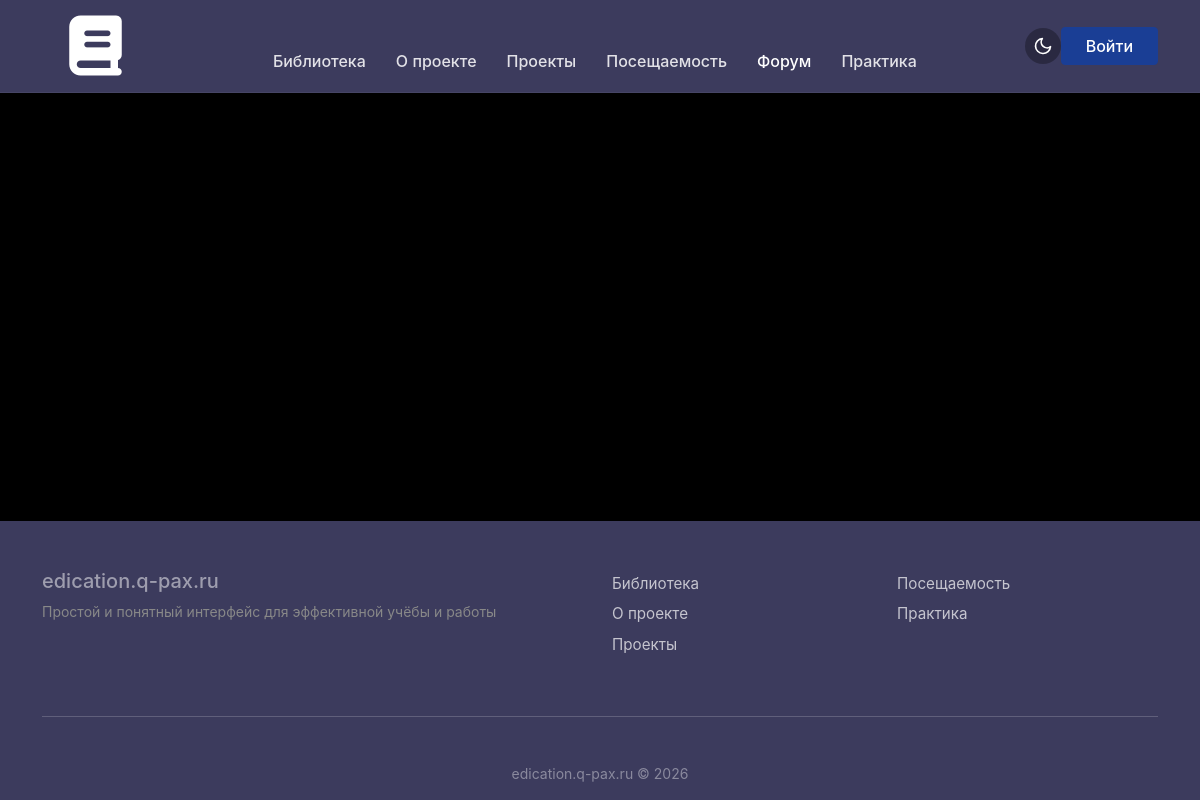
/docs, run on an earlier commit of the app's database.
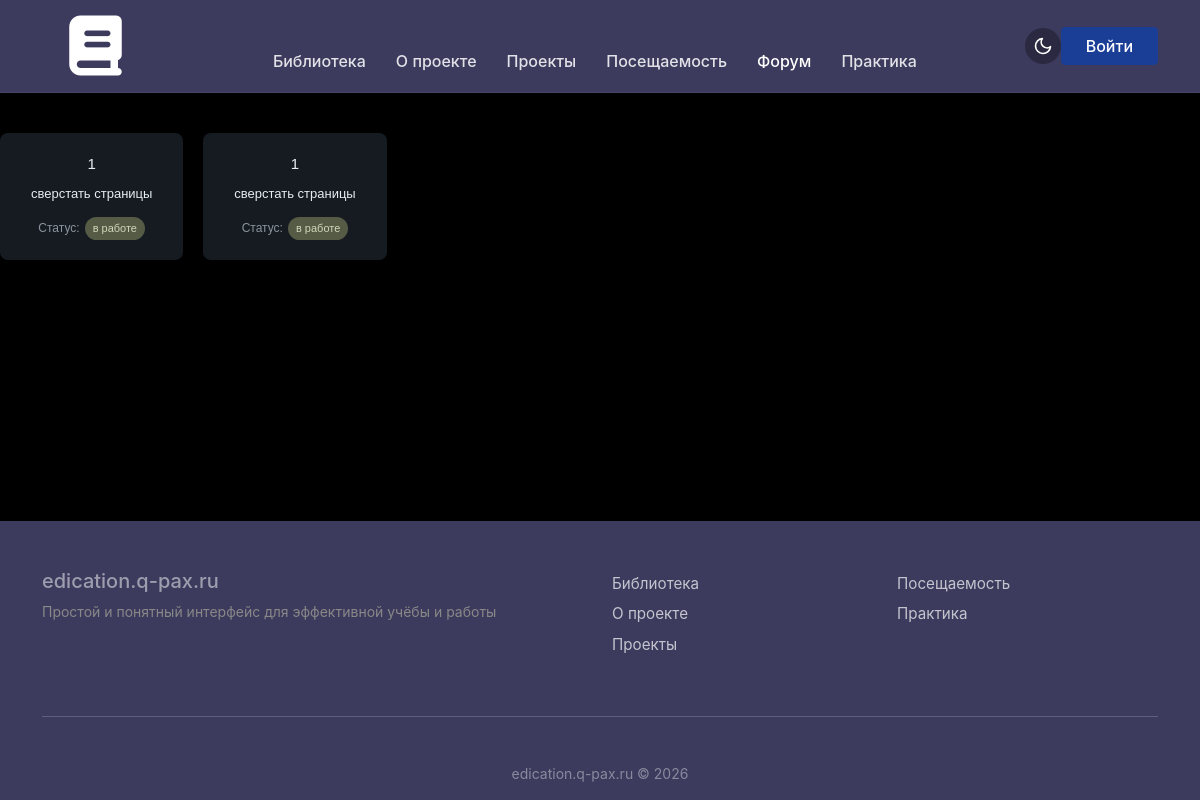
And on a later commit of the database.
### tables this page shows
CREATE TABLE `doc` (
  `id` int NOT NULL,
  `number` int NOT NULL,
  `name` varchar(50) NOT NULL,
  `status` varchar(50) NOT NULL,
  `description` varchar(150) NOT NULL,
  `tags` varchar(200) NOT NULL
);

### core/Controller.php (called while the page is built, shortened)
<?php
class Controller
{
    protected function render($view, $data = [])
    {
        $data['auth_user'] = $_SESSION['user'] ?? null;
        extract($data);
        require_once __DIR__ . '/../views/' . $view . '.php';
        $content = ob_get_clean();
        require_once __DIR__ . '/../views/layouts/main.php';
    }
}

### controllers/DocController.php (called while the page is built, shortened)
<?php
require_once __DIR__ . '/../core/Controller.php';
class DocController extends Controller {
    public function index() {
        require __DIR__ . '/../config/PDO.php';
        $stmt = $connect->query("SELECT * FROM doc");
        $docs = $stmt->fetchAll(PDO::FETCH_ASSOC);
        $this->render('doc', [
            'title' => 'Список документации',
            'docs'  => $docs
        ]);
    }
}

### index.php (called while the page is built, shortened)
<?php
require_once 'Router.php';
$listRoute = require_once __DIR__ . '/config/route.php';
$router = new Router();
$router->add($listRoute);
$router->dispatch();

### views/doc.php (the view)
<div class="container-doc">
    <?php foreach ($docs as $doc) { ?>
        <a href="/docs/detail/<?= $doc['id'] ?>" class="card-doc">
            <span><?= htmlspecialchars($doc['number']) ?></span>
            <p><?= htmlspecialchars($doc['name']) ?></p>
            <p>Статус: </p><span class="status-doc"><?= htmlspecialchars($doc['status']) ?></span>
        </a>
    <?php } ?>
</div>

### Router.php (shortened to what this page needs)
<?php
class Router
{
    private $routes = [];
    public function add(array $routesList): void
    {
        foreach ($routesList as $route) {
            $this->routes[] = [
                'path'    => $route[0],
                'handler' => $route[1],
                'method'  => $route[2] ?? 'GET',
            ];
        }
    }
    public function dispatch(): void
    {
        $method = $_SERVER['REQUEST_METHOD'];
        $uri = parse_url($_SERVER['REQUEST_URI'], PHP_URL_PATH);
        $uri = rtrim($uri, '/');
        foreach ($this->routes as $route) {
            if ($route['method'] !== $method) {
                continue;
            }
            $routePath = rtrim($route['path'], '/');
            $pattern = '#^' . preg_replace('/\{([a-z]+)\}/', '([^/]+)', $routePath) . '$#';
            if (preg_match($pattern, $uri, $matches)) {
                array_shift($matches);
                [$controllerName, $action] = explode('@', $route['handler']);
                $controller = new $controllerName();
                $controller->$action(...$matches);
                return;
            }
        }
        exit;
    }
}

### views/layouts/main.php (shortened to what this page needs)
<!DOCTYPE html>
<html lang="ru">
<head>
    <link rel="stylesheet" href="/assets/bootstrap/css/bootstrap.min.css">
    <link rel="stylesheet" href="/assets/css/style.css">
    <link rel="stylesheet" href="/assets/fontAwesome/css/all.css">
</head>
<body>
   <header class="main-header">
        <div class="container">
            <nav class="navbar navbar-expand-lg navbar-dark px-0">
                <a class="navbar-brand px-3 py-2" href="/glav"><i class="fa fa-book fa-3x black-text" aria-hidden="true"></i></a>
                <div class="collapse navbar-collapse" id="mainNavbar">
                    <ul class="navbar-nav mx-auto text-center">
                        <li class="nav-item"><a class="nav-link" href="/library">Библиотека</a></li>
                        <li class="nav-item"><a class="nav-link" href="/about">О проекте</a></li>
                        <li class="nav-item"><a class="nav-link" href="/project">Проекты</a></li>
                        <li class="nav-item"><a class="nav-link" href="/journal">Посещаемость</a></li>
                        <li class="nav-item active"><a class="nav-link" href="#">Форум</a></li>
                        <li class="nav-item"><a class="nav-link" href="/docs">Практика</a></li>
                    </ul>
                    <div class="d-flex align-items-center justify-content-center header-controls">
                        <button class="theme-toggle-btn mr-3" aria-label="Переключить тему">
                            <svg width="20" height="20" viewBox="0 0 24 24" fill="none" stroke="currentColor" stroke-width="2" stroke-linecap="round" stroke-linejoin="round">
                                <path d="M21 12.79A9 9 0 1 1 11.21 3 7 7 0 0 0 21 12.79z"></path>
                            </svg>
                        </button>
                        <a href="login" class="btn btn-primary btn-custom px-4">Войти</a>
                    </div>
                </div>
            </nav>
        </div>
    </header>
    <main class=''>
        <?= $content ?>
    </main>
    <footer class="main-footer pt-5 pb-3">
        <div class="container">
            <div class="row mb-4">
                <div class="col-md-6 mb-4 mb-md-0">
                    <h5 class="text-white-50 font-weight-bold mb-2">edication.q-pax.ru</h5>
                    <p class="text-muted small pr-md-5">Простой и понятный интерфейс для эффективной учёбы и работы</p>
                </div>
                <div class="col-md-3 col-6 mb-3">
                    <ul class="list-unstyled footer-links">
                        <li><a href="/library">Библиотека</a></li>
                        <li><a href="/about">О проекте</a></li>
                        <li><a href="/project">Проекты</a></li>
                    </ul>
                </div>
                <div class="col-md-3 col-6 mb-3">
                    <ul class="list-unstyled footer-links">
                        <li><a href="/journal">Посещаемость</a></li>
                        <li><a href="#">Практика</a></li>
                    </ul>
                </div>
            </div>
            <hr class="footer-hr">
            <div class="row">
                <div class="col-100 text-center w-100">
                    <p class="copyright-text mb-0 small">edication.q-pax.ru © 2026</p>
                </div>
            </div>
        </div>
    </footer>
</body>
</html>

### assets/css/style.css (style rules this page uses)
:root { --color-bg-dark: #000000; --color-header-dark: #3c3b5d; --color-btn-active: #1a3e95; --color-card-dark: #0a0a0a; --color-text-main: #ffffff; --color-text-secondary: #888888; --color-logo-bg: #d9d9d9; --color-section-stats: #181818; --color-btn-hover: #132e70; --color-grey-background: #2a2a2a; }
a { text-decoration: none; color: var(--color-text-main); }
html, body { height: 100%; margin: 0; padding: 0; }
body { display: flex; flex-direction: column; min-height: 100vh; background-color: var(--color-bg-dark); color: var(--color-text-main); font-family: -apple-system, BlinkMacSystemFont, "Segoe UI", Roboto, "Helvetica Neue", Arial, sans-serif; overflow-x: hidden; }
main { flex: 1 0 auto; }
.main-footer { background-color: var(--color-header-dark); color: rgba(255, 255, 255, 0.7); width: 100%; }
h5 { color: var(--color-text-main); }
.text-center { text-align: center; margin-top: 30px; }
.main-header { background-color: var(--color-header-dark); border-bottom: 1px solid rgba(255, 255, 255, 0.05); }
.theme-toggle-btn { background: none; border: none; color: var(--color-text-main); cursor: pointer; padding: 5px; display: flex; align-items: center; justify-content: center; border-radius: 50%; background-color: rgba(0, 0, 0, 0.3); width: 36px; height: 36px; transition: background-color 0.2s; }
.navbar-dark .navbar-nav .nav-link { color: rgba(255, 255, 255, 0.85); font-weight: 500; padding-left: 15px !important; padding-right: 15px !important; transition: color 0.2s ease; }
.navbar-dark .navbar-nav .nav-link:hover, .navbar-dark .navbar-nav .nav-item.active .nav-link { color: var(--color-text-main); }
.btn-custom { background-color: var(--color-btn-active) !important; border-color: var(--color-btn-active) !important; color: var(--color-text-main) !important; border-radius: 4px; font-weight: 500; transition: background-color 0.2s ease, transform 0.1s ease; }
.text-muted { color: var(--color-text-secondary) !important; }
.main-footer { background-color: var(--color-header-dark); color: rgba(255, 255, 255, 0.7); margin-top: 50px; }
.footer-hr { border-top: 1px solid rgba(255, 255, 255, 0.1); }
.footer-links a { color: rgba(255, 255, 255, 0.7); text-decoration: none; font-size: 0.95rem; transition: color 0.2s ease; line-height: 2; }
.copyright-text { color: rgba(255, 255, 255, 0.4); }
.container-doc { display: grid; grid-template-columns: repeat(6, 1fr); gap: 20px; max-width: 1200px; margin: 40px auto; font-family: Arial, sans-serif; }
.card-doc { display: block; box-sizing: border-box; background-color: #161b22; border-radius: 8px; padding: 20px 15px; text-align: center; text-decoration: none; color: #e6edf3; transition: background-color 0.2s ease; }
.card-doc p { margin: 0; padding: 0; }
.card-doc span:first-child { display: block; font-size: 15px; margin-bottom: 8px; }
.card-doc p:first-of-type { font-size: 13px; margin-bottom: 12px; }
.card-doc p:last-of-type { display: inline-block; font-size: 12px; color: #8b949e; }
.status-doc { display: inline-block; background-color: #555b44; color: #d2d6ba; font-size: 11px; padding: 3px 8px; border-radius: 12px; margin-left: 5px; }

What changed in the data, as far as the page shows it:
added doc: number "1", name "сверстать страницы", status "в работе"
added doc: number "1", name "сверстать страницы", status "в работе"
